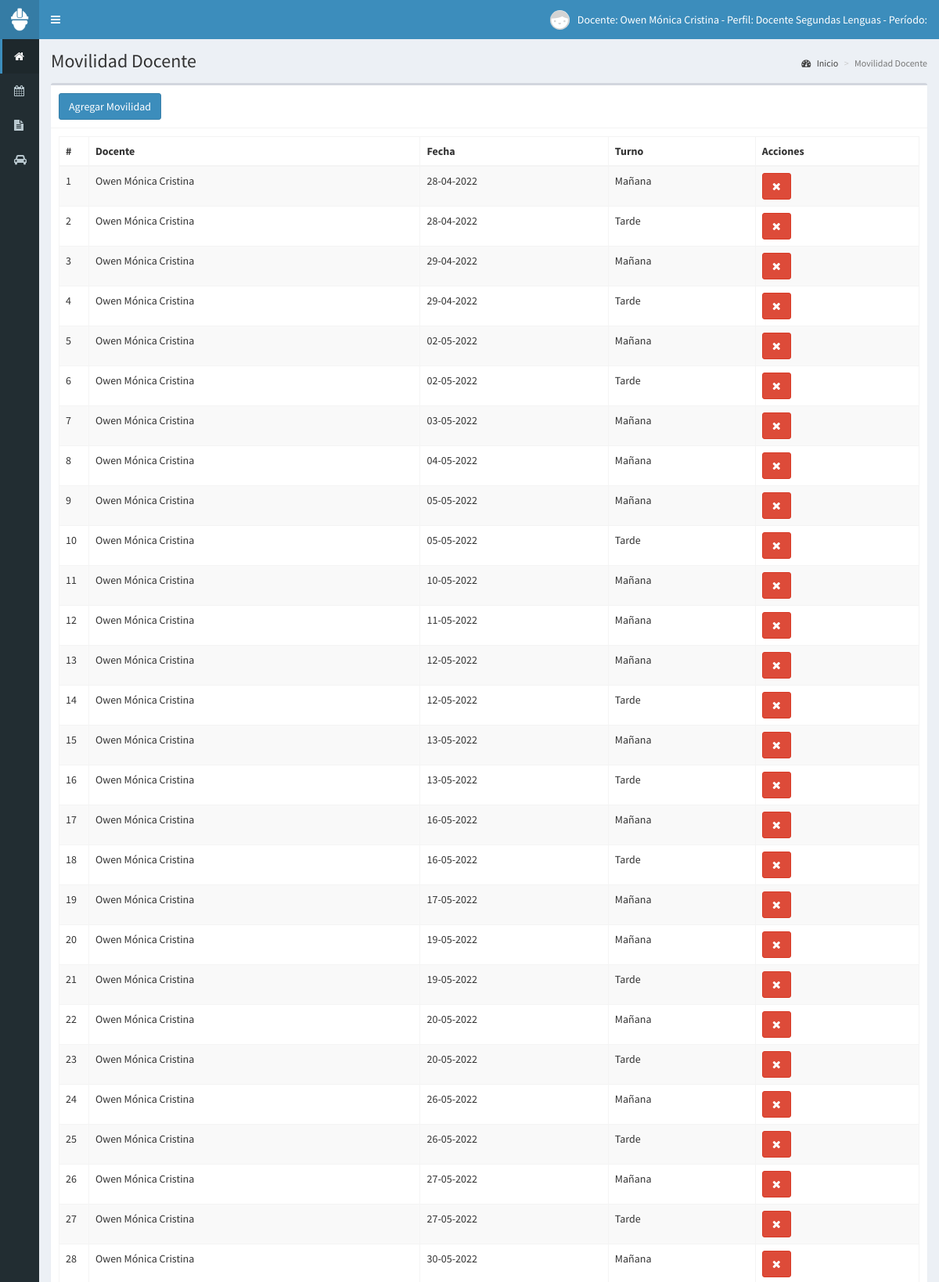
/movilidad (signed in, upper part), run on the app's committed database.
### tables this page shows
CREATE TABLE `movilidad` (
  `id_movilidad` int(11) NOT NULL,
  `id_usuario` int(11) NOT NULL,
  `fecha` date NOT NULL,
  `turno` text NOT NULL,
  `numero` int(11) NOT NULL DEFAULT 1
);

CREATE TABLE `usuarios` (
  `id` int(11) NOT NULL,
  `nombre` text NOT NULL,
  `cuil` text NOT NULL,
  `legajo` text NOT NULL,
  `telefono` text NOT NULL,
  `domicilio` text NOT NULL,
  `ciudad` text NOT NULL,
  `movilidad` int(11) NOT NULL,
  `tipo_vehiculo` text NOT NULL,
  `dominio` text NOT NULL,
  `usuario` text NOT NULL,
  `password` text NOT NULL,
  `perfil` text NOT NULL,
  `foto` text NOT NULL,
  `estado` int(11) NOT NULL DEFAULT 1,
  `ultimo_login` datetime NOT NULL,
  `fecha` timestamp NOT NULL DEFAULT current_timestamp() ON UPDATE current_timestamp()
);

### controladores/plantilla.controlador.php (called while the page is built)
<?php
	class ControladorPlantilla{
		static public function ctrPlantilla(){
			include "vistas/plantilla.php";
		}
	}

### index.php (called while the page is built, shortened)
<?php
	require_once "controladores/plantilla.controlador.php";
	require_once "controladores/usuarios.controlador.php";
	require_once "controladores/movilidades.controlador.php";
	require_once "controladores/periodos.controlador.php";
	require_once "modelos/usuarios.modelo.php";
	require_once "modelos/movilidades.modelo.php";
	$plantilla = new ControladorPlantilla();
	$plantilla -> ctrPlantilla();

### controladores/movilidades.controlador.php (called while the page is built, shortened)
<?php
class ControladorMovilidades{
		static public function ctrMostrarMovilidades($item, $valor){
			$tabla = "movilidad";
			$respuesta = ModeloMovilidades::mdlMostrarMovilidades($tabla, $item, $valor);
			return $respuesta;
		}
}

### modelos/conexion.php (called while the page is built)
<?php
	class Conexion{
		public static function conectar(){
			$link = new PDO("mysql:host=localhost;dbname=dbesrn7","root","");
			$link -> exec("set names utf8");
			return $link;
		}
	}

### modelos/movilidades.modelo.php (called while the page is built, shortened)
<?php
	require_once "conexion.php";
	class ModeloMovilidades{
		static public function mdlMostrarMovilidades($tabla, $item, $valor){
			if ($item != null) {
				$stmt = Conexion::conectar()->prepare("SELECT * FROM $tabla WHERE $item = :$item");
				$stmt -> bindParam(":".$item, $valor, PDO::PARAM_STR);
				$stmt -> execute();
				return $stmt -> fetchAll();
			}else{
				$stmt = Conexion::conectar()->prepare("SELECT * FROM $tabla");
				$stmt -> execute();
				return $stmt -> fetchAll();
			}
		}
	}

### controladores/usuarios.controlador.php (called while the page is built, shortened)
<?php
class ControladorUsuarios{
	static public function ctrMostrarUsuarios($item, $valor){
		$tabla = "usuarios";
		$respuesta = ModeloUsuarios::mdlMostrarUsuarios($tabla, $item, $valor);
		return $respuesta;
	}
 }

### modelos/usuarios.modelo.php (called while the page is built, shortened)
<?php
	require_once "conexion.php";
	class ModeloUsuarios{
		static public function mdlMostrarUsuarios($tabla, $item, $valor){
			if ($item != null && $valor != 1) {
				$stmt = Conexion::conectar()->prepare("SELECT * FROM $tabla WHERE $item = :$item");
				$stmt -> bindParam(":".$item, $valor, PDO::PARAM_STR);
				$stmt -> execute();
				return $stmt -> fetch();
			}else if($item != null && $valor = 1){
				$stmt = Conexion::conectar()->prepare("SELECT * FROM $tabla WHERE $item = :$item AND estado = 1");
				$stmt -> bindParam(":".$item, $valor, PDO::PARAM_STR);
				$stmt -> execute();
				return $stmt -> fetchAll();
			}else{
				$stmt = Conexion::conectar()->prepare("SELECT * FROM $tabla ORDER BY nombre");
				$stmt -> execute();
				return $stmt -> fetchAll();
			}
		}
	}

### vistas/modulos/movilidad.php (the view, shortened to what this page needs)
<div class="content-wrapper">
  <section class="content-header">
    <h1>
      Movilidad Docente
    </h1>
    <ol class="breadcrumb">
      <li><a href="inicio"><i class="fa fa-dashboard"></i> Inicio</a></li>
      <li class="active">Movilidad Docente</li>
    </ol>
  </section>
  <section class="content">
    <div class="box">
      <div class="box-header with-border">
        <button class="btn btn-primary" data-toggle="modal" data-target="#modalAgregarMovilidad">
          Agregar Movilidad
        </button>
      </div>
      <div class="box-body">
        <table class="table table-bordered table-striped dt-responsive tablas">
          <thead>
            <tr>
              <th style="width: 10px">#</th>
              <th>Docente</th>
              <th>Fecha</th>
              <th>Turno</th>
              <th>Acciones</th>
            </tr>
          </thead>
          <tbody>
            <?php
                $item = "id_usuario";
                $valor = $_SESSION["id"];
                $movilidades = ControladorMovilidades::ctrMostrarMovilidades($item, $valor);
                foreach ($movilidades as $key => $value) {
                  echo '<tr>
                        <td>'.($key+1).'</td>';
                        $item = "id";
                        $valor = $value["id_usuario"];
                        $usuario = ControladorUsuarios::ctrMostrarUsuarios($item, $valor);
                        echo '<td>'.$usuario["nombre"].'</td>';
                        $fecha_real = date("d-m-Y",strtotime($value["fecha"]));
                        echo '<td>'.$fecha_real.'</td>
                        <td>'.$value["turno"].'</td>
                        <td>
                          <div class="btn-group">
                            <button class="btn btn-danger btnEliminarMovilidad" idMovilidad="'.$value["id_movilidad"].'"><i class="fa fa-times"></i></button>
                          </div>
                        </td>
                      </tr> ';
                }
            ?>
          </tbody>
        </table>
      </div>
    </div>
  </section>
</div>

### vistas/plantilla.php (shortened to what this page needs)
<!DOCTYPE html>
<html>
<head>
  <link rel="stylesheet" href="vistas/bower_components/bootstrap/dist/css/bootstrap.min.css">
  <link rel="stylesheet" href="vistas/bower_components/font-awesome/css/font-awesome.min.css">
  <link rel="stylesheet" href="vistas/bower_components/Ionicons/css/ionicons.min.css">
  <link rel="stylesheet" href="vistas/dist/css/AdminLTE.css">
  <link rel="stylesheet" href="vistas/dist/css/skins/_all-skins.min.css">
  <link rel="stylesheet" href="vistas/bower_components/datatables.net-bs/css/dataTables.bootstrap.min.css">
  <link rel="stylesheet" href="vistas/bower_components/datatables.net-bs/css/responsive.bootstrap.min.css">
  <link rel="stylesheet" href="vistas/bower_components/bootstrap-datepicker/dist/css/bootstrap-datepicker.min.css">
  <link rel="stylesheet" href="vistas/bower_components/bootstrap-daterangepicker/daterangepicker.css">
</head>
<body class="hold-transition skin-blue sidebar-collapse sidebar-mini login-page">
<?php
  if (isset($_SESSION["iniciarSesion"]) && $_SESSION["iniciarSesion"] == "ok") {
    echo '<div class="wrapper">';
    include "modulos/header.php";
    include "modulos/menu.php";
    if(isset($_GET["ruta"])){
      if ($_GET["ruta"] == "inicio" ||
          $_GET["ruta"] == "usuarios" ||
          $_GET["ruta"] == "cursos" ||
          $_GET["ruta"] == "ciudades" ||
          $_GET["ruta"] == "movilidad" ||
          $_GET["ruta"] == "movilidad-fecha" ||
          $_GET["ruta"] == "resumen-movilidad" ||
          $_GET["ruta"] == "resumen-docente" ||
          $_GET["ruta"] == "netbooks" ||
          $_GET["ruta"] == "servicios" ||
          $_GET["ruta"] == "periodos" ||
          $_GET["ruta"] == "historial-servicios" ||
          $_GET["ruta"] == "primero" ||
          $_GET["ruta"] == "segundo" ||
          $_GET["ruta"] == "tercero" ||
          $_GET["ruta"] == "cuarto" ||
          $_GET["ruta"] == "quinto" ||
          $_GET["ruta"] == "1tm-cientifica" ||
          $_GET["ruta"] == "1tt-cientifica" ||
          $_GET["ruta"] == "2tm-cientifica" ||
          $_GET["ruta"] == "2tt-cientifica" ||
          $_GET["ruta"] == "3tm-cientifica" ||
          $_GET["ruta"] == "3tt-cientifica" ||
          $_GET["ruta"] == "4tm-cientifica" ||
          $_GET["ruta"] == "41tt-cientifica" ||
          $_GET["ruta"] == "42tt-cientifica" ||
          $_GET["ruta"] == "5tm-cientifica" ||
          $_GET["ruta"] == "51tt-cientifica" ||
          $_GET["ruta"] == "52tt-cientifica" ||
          $_GET["ruta"] == "1tm-sociales" ||
          $_GET["ruta"] == "1tt-sociales" ||
          $_GET["ruta"] == "2tm-sociales" ||
          $_GET["ruta"] == "2tt-sociales" ||
          $_GET["ruta"] == "3tm-sociales" ||
          $_GET["ruta"] == "3tt-sociales" ||
          $_GET["ruta"] == "4tm-sociales" ||
          $_GET["ruta"] == "41tt-sociales" ||
          $_GET["ruta"] == "42tt-sociales" ||
          $_GET["ruta"] == "5tm-sociales" ||
          $_GET["ruta"] == "51tt-sociales" ||
          $_GET["ruta"] == "52tt-sociales" ||
          $_GET["ruta"] == "1tm-literatura" ||
          $_GET["ruta"] == "1tt-literatura" ||
          $_GET["ruta"] == "2tm-literatura" ||
          $_GET["ruta"] == "2tt-literatura" ||
          $_GET["ruta"] == "3tm-literatura" ||
          $_GET["ruta"] == "3tt-literatura" ||
          $_GET["ruta"] == "4tm-literatura" ||
          $_GET["ruta"] == "41tt-literatura" ||
          $_GET["ruta"] == "42tt-literatura" ||
          $_GET["ruta"] == "5tm-literatura" ||
          $_GET["ruta"] == "51tt-literatura" ||
          $_GET["ruta"] == "52tt-literatura" ||
          $_GET["ruta"] == "1tm-matematica" ||
          $_GET["ruta"] == "1tt-matematica" ||
          $_GET["ruta"] == "2tm-matematica" ||
          $_GET["ruta"] == "2tt-matematica" ||
          $_GET["ruta"] == "3tm-matematica" ||
          $_GET["ruta"] == "3tt-matematica" ||
          $_GET["ruta"] == "4tm-matematica" ||
          $_GET["ruta"] == "41tt-matematica" ||
          $_GET["ruta"] == "42tt-matematica" ||
          $_GET["ruta"] == "5tm-matematica" ||
          $_GET["ruta"] == "51tt-matematica" ||
          $_GET["ruta"] == "52tt-matematica" ||
          $_GET["ruta"] == "1tm-ingles" ||
          $_GET["ruta"] == "1tt-ingles" ||
          $_GET["ruta"] == "2tm-ingles" ||
          $_GET["ruta"] == "2tt-ingles" ||
          $_GET["ruta"] == "3tm-ingles" ||
          $_GET["ruta"] == "3tt-ingles" ||
          $_GET["ruta"] == "4tm-ingles" ||
          $_GET["ruta"] == "41tt-ingles" ||
          $_GET["ruta"] == "42tt-ingles" ||
          $_GET["ruta"] == "5tm-ingles" ||
          $_GET["ruta"] == "51tt-ingles" ||
          $_GET["ruta"] == "52tt-ingles" ||
          $_GET["ruta"] == "1tm-edfisica" ||
          $_GET["ruta"] == "1tt-edfisica" ||
          $_GET["ruta"] == "2tm-edfisica" ||
          $_GET["ruta"] == "2tt-edfisica" ||
          $_GET["ruta"] == "3tm-edfisica" ||
          $_GET["ruta"] == "3tt-edfisica" ||
          $_GET["ruta"] == "4tm-edfisica" ||
          $_GET["ruta"] == "41tt-edfisica" ||
          $_GET["ruta"] == "42tt-edfisica" ||
          $_GET["ruta"] == "5tm-edfisica" ||
          $_GET["ruta"] == "51tt-edfisica" ||
          $_GET["ruta"] == "52tt-edfisica" ||
          $_GET["ruta"] == "1tm-artistica" ||
          $_GET["ruta"] == "1tt-artistica" ||
          $_GET["ruta"] == "2tm-artistica" ||
          $_GET["ruta"] == "2tt-artistica" ||
          $_GET["ruta"] == "3tm-artistica" ||
          $_GET["ruta"] == "3tt-artistica" ||
          $_GET["ruta"] == "4tm-artistica" ||
          $_GET["ruta"] == "41tt-artistica" ||
          $_GET["ruta"] == "42tt-artistica" ||
          $_GET["ruta"] == "3-fotografia" ||
          $_GET["ruta"] == "3-realizacion" ||
          $_GET["ruta"] == "4-fotografia" ||
          $_GET["ruta"] == "4-realizacion" ||
          $_GET["ruta"] == "4-guion" ||
          $_GET["ruta"] == "4-sonido" ||
          $_GET["ruta"] == "5-fotografia" ||
          $_GET["ruta"] == "5-realizacion" ||
          $_GET["ruta"] == "5-guion" ||
          $_GET["ruta"] == "5-sonido" ||
          $_GET["ruta"] == "5-taller" ||
          $_GET["ruta"] == "5-semiotica" ||
          $_GET["ruta"] == "informe-area" ||
          $_GET["ruta"] == "informe-area-orientacion" ||
          $_GET["ruta"] == "generos" ||
          $_GET["ruta"] == "libros" ||
          $_GET["ruta"] == "articulos" ||
          $_GET["ruta"] == "licencias" ||
          $_GET["ruta"] == "licencias-docente" ||
          $_GET["ruta"] == "copia" ||
          $_GET["ruta"] == "seguimiento" ||
          $_GET["ruta"] == "2tm-seguimiento-cientifica" ||
          $_GET["ruta"] == "2tt-seguimiento-cientifica" ||
          $_GET["ruta"] == "2tm-seguimiento-sociales" ||
          $_GET["ruta"] == "2tt-seguimiento-sociales" ||
          $_GET["ruta"] == "2tm-seguimiento-lengua" ||
          $_GET["ruta"] == "2tt-seguimiento-lengua" ||
          $_GET["ruta"] == "2tm-seguimiento-matematica" ||
          $_GET["ruta"] == "2tt-seguimiento-matematica" ||
          $_GET["ruta"] == "2tm-seguimiento-ingles" ||
          $_GET["ruta"] == "2tt-seguimiento-ingles" ||
          $_GET["ruta"] == "2tm-seguimiento-fisica" ||
          $_GET["ruta"] == "2tt-seguimiento-fisica" ||
          $_GET["ruta"] == "2tm-seguimiento-artistica" ||
          $_GET["ruta"] == "2tt-seguimiento-artistica" ||
          $_GET["ruta"] == "salir") {
          include "modulos/".$_GET["ruta"].".php";
      }else{
        include "modulos/404.php";
      }
    }else{
      include "modulos/inicio.php";
    }
    echo '</div>';
  }else{
    include "modulos/login.php";
  }
?>
</body>
</html>

### vistas/modulos/header.php (shortened to what this page needs)
<header class="main-header">
<a href="inicio" class="logo">
		<span class="logo-mini">
			<img src="vistas/img/plantilla/icono-blanco.png" class="img-responsive" style="padding: 10px;">
		</span>
</a>
<nav class="navbar navbar-static-top" role="navigation">
	<a href="#" class="sidebar-toggle" data-toggle="push-menu" role="button">
	</a>
	<div class="navbar-custom-menu">
		<ul class="nav navbar-nav">
			<li class="dropdown user user-menu">
				<a href="#" class="dropdown-toggle" data-toggle="dropdown">
					<img src="vistas/img/usuarios/default/anonymous.png" class="user-image">
					<span class="hidden-xs">Docente: <?php echo $_SESSION["nombre"]; ?> - Perfil: <?php echo $_SESSION["perfil"]; ?> - Período: <?php echo $_SESSION["periodo"]; ?></span>
				</a>
			</li>
		</ul>
	</div>
</nav>
</header>

### vistas/modulos/menu.php (shortened to what this page needs)
<aside class="main-sidebar">
	<section class="sidebar">
		<ul class="sidebar-menu">
			<li class="active">
				<a href="inicio">
					<i class="fa fa-home"></i>
				</a>
			</li>
    		<li class="treeview">
                <a href="#">
                    <i class="fa fa-calendar" aria-hidden="true"></i> <span>Informes Cualitativos</span>
                </a>
</li>
<li class="treeview">
            <a href="#">
                <i class="fa fa-file-text" aria-hidden="true"></i> <span>Informes de Seguimiento</span>
            </a>
</li>
		<?php
			if ($_SESSION["movilidad"] == "1") {
				echo '<li class="treeview">
		          <a href="#">
		            <i class="fa fa-car"></i>
		            <span>Movilidad</span>
		            <span class="pull-right-container">
		              <i class="fa fa-angle-left pull-right"></i>
		            </span>
		          </a>
		          <ul class="treeview-menu">
		            <li><a href="movilidad"><i class="fa fa-circle-o"></i> Registro Movilidad</a></li>
		            <li><a href="movilidad-fecha"><i class="fa fa-circle-o"></i> Resumen x Fecha</a></li>
		          </ul>
	    	    </li>';
	    	}
    	?>
		</ul>
	</section>
</aside>

### data on the page
movilidad: id_usuario.nombre "Owen Mónica Cristina", fecha "28-04-2022", turno "Mañana"
movilidad: id_usuario.nombre "Owen Mónica Cristina", fecha "28-04-2022", turno "Tarde"
movilidad: id_usuario.nombre "Owen Mónica Cristina", fecha "29-04-2022", turno "Mañana"
movilidad: id_usuario.nombre "Owen Mónica Cristina", fecha "29-04-2022", turno "Tarde"
movilidad: id_usuario.nombre "Owen Mónica Cristina", fecha "02-05-2022", turno "Mañana"
movilidad: id_usuario.nombre "Owen Mónica Cristina", fecha "02-05-2022", turno "Tarde"
movilidad: id_usuario.nombre "Owen Mónica Cristina", fecha "03-05-2022", turno "Mañana"
movilidad: id_usuario.nombre "Owen Mónica Cristina", fecha "04-05-2022", turno "Mañana"
movilidad: id_usuario.nombre "Owen Mónica Cristina", fecha "05-05-2022", turno "Mañana"
movilidad: id_usuario.nombre "Owen Mónica Cristina", fecha "05-05-2022", turno "Tarde"
movilidad: id_usuario.nombre "Owen Mónica Cristina", fecha "10-05-2022", turno "Mañana"
movilidad: id_usuario.nombre "Owen Mónica Cristina", fecha "11-05-2022", turno "Mañana"
movilidad: id_usuario.nombre "Owen Mónica Cristina", fecha "12-05-2022", turno "Mañana"
movilidad: id_usuario.nombre "Owen Mónica Cristina", fecha "12-05-2022", turno "Tarde"
movilidad: id_usuario.nombre "Owen Mónica Cristina", fecha "13-05-2022", turno "Mañana"
movilidad: id_usuario.nombre "Owen Mónica Cristina", fecha "13-05-2022", turno "Tarde"
movilidad: id_usuario.nombre "Owen Mónica Cristina", fecha "16-05-2022", turno "Mañana"
movilidad: id_usuario.nombre "Owen Mónica Cristina", fecha "16-05-2022", turno "Tarde"
movilidad: id_usuario.nombre "Owen Mónica Cristina", fecha "17-05-2022", turno "Mañana"
movilidad: id_usuario.nombre "Owen Mónica Cristina", fecha "19-05-2022", turno "Mañana"
movilidad: id_usuario.nombre "Owen Mónica Cristina", fecha "19-05-2022", turno "Tarde"
movilidad: id_usuario.nombre "Owen Mónica Cristina", fecha "20-05-2022", turno "Mañana"
movilidad: id_usuario.nombre "Owen Mónica Cristina", fecha "20-05-2022", turno "Tarde"
movilidad: id_usuario.nombre "Owen Mónica Cristina", fecha "26-05-2022", turno "Mañana"
movilidad: id_usuario.nombre "Owen Mónica Cristina", fecha "26-05-2022", turno "Tarde"
movilidad: id_usuario.nombre "Owen Mónica Cristina", fecha "27-05-2022", turno "Mañana"
movilidad: id_usuario.nombre "Owen Mónica Cristina", fecha "27-05-2022", turno "Tarde"
movilidad: id_usuario.nombre "Owen Mónica Cristina", fecha "30-05-2022", turno "Mañana"

### other printed values
$_SESSION["nombre"] "Owen Mónica Cristina"
$_SESSION["perfil"] "Docente Segundas Lenguas"
